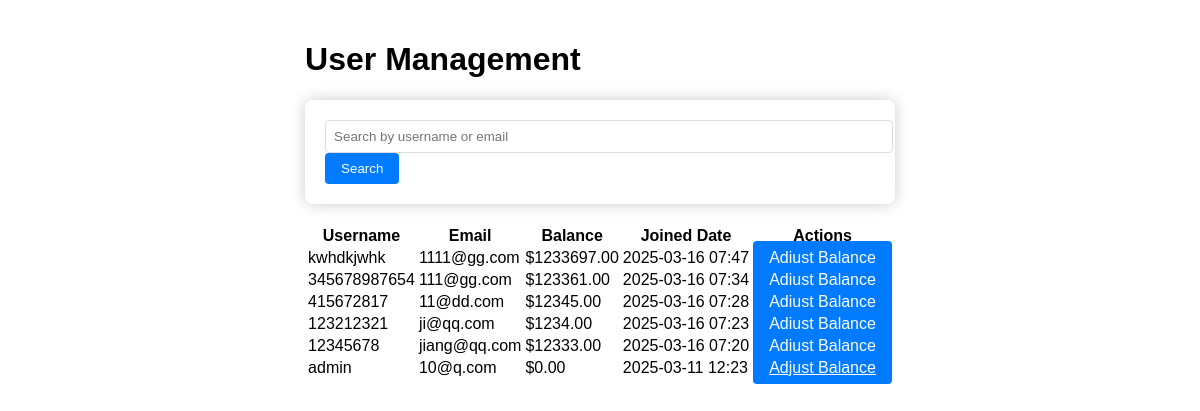
Page /accounts/admin/users/ (signed in) on the committed database.
### accounts/models.py (models this page shows, shortened)
class User(AbstractUser):
    balance = models.DecimalField(max_digits=10, decimal_places=2, default=0.00)
    inventory = models.ManyToManyField('market.Skin', blank=True, related_name='users')

class Profile(models.Model):
    user = models.OneToOneField(settings.AUTH_USER_MODEL, on_delete=models.CASCADE, related_name='account_profile')
    wallet_balance = models.DecimalField(max_digits=10, decimal_places=2, default=0.00)
    registration_date = models.DateTimeField(default=timezone.now)

### accounts/views.py (the view)
# urls.py: path('admin/users/', views.user_management, name='user_management'),
@user_passes_test(is_admin)
def user_management(request):
    search_query = request.GET.get('search', '')
    users = User.objects.select_related('account_profile').filter(
        Q(username__icontains=search_query) |
        Q(email__icontains=search_query)
    ).order_by('-date_joined')
    paginator = Paginator(users, 20)
    page = request.GET.get('page')
    users = paginator.get_page(page)
    return render(request, 'admin/user_management.html', {
        'users': users,
        'search_query': search_query
    })

### accounts/views.py (called while the page is built)
def is_admin(user):
    return user.is_authenticated and user.is_staff

### templates/admin/user_management.html (shortened to what this page needs)
{% extends 'base.html' %}
{% block content %}
<div class="container mt-4">
    <h1 class="mb-4">User Management</h1>
    <div class="card mb-4">
        <div class="card-body">
            <form method="get" class="form-inline">
                <div class="input-group w-100">
                    <input type="text" name="search" class="form-control" placeholder="Search by username or email" value="{{ search_query }}">
                    <div class="input-group-append">
                        <button type="submit" class="btn btn-primary">Search</button>
                    </div>
                </div>
            </form>
        </div>
    </div>
    <div class="table-responsive">
        <table class="table table-striped">
            <thead>
                <tr>
                    <th>Username</th>
                    <th>Email</th>
                    <th>Balance</th>
                    <th>Joined Date</th>
                    <th>Actions</th>
                </tr>
            </thead>
            <tbody>
                {% for user in users %}
                <tr>
                    <td>{{ user.username }}</td>
                    <td>{{ user.email }}</td>
                    <td>${{ user.account_profile.wallet_balance }}</td>
                    <td>{{ user.date_joined|date:"Y-m-d H:i" }}</td>
                    <td>
                        <a href="{% url 'adjust_balance' user.id %}" class="btn btn-sm btn-primary">Adjust Balance</a>
                    </td>
                </tr>
                {% endfor %}
            </tbody>
        </table>
    </div>
</div>
{% endblock %}

### cs2_skin_market/static/css/style.css (style rules this page uses)
html, body { height: 100%; margin: 0; padding: 0; display: flex; flex-direction: column; align-items: center; position: relative; font-family: Arial, sans-serif; }
.container { max-width: 1200px; margin: 0 auto; padding: 20px; }
.card { background-color: white; border-radius: 8px; padding: 20px; margin-bottom: 20px; box-shadow: 0px 0px 15px rgba(0, 0, 0, 0.2); }
.form-control { width: 100%; padding: 0.5rem; border: 1px solid #ddd; border-radius: 4px; }
.btn { padding: 0.5rem 1rem; border: none; border-radius: 4px; cursor: pointer; }
.btn-primary { background-color: #007bff; color: white; }

### rows in the picture
User: username "kwhdkjwhk", email "1111@gg.com", account_profile.wallet_balance "1233697.00", date_joined "2025-03-16 07:47"
User: username "345678987654", email "111@gg.com", account_profile.wallet_balance "123361.00", date_joined "2025-03-16 07:34"
User: username "415672817", email "11@dd.com", account_profile.wallet_balance "12345.00", date_joined "2025-03-16 07:28"
User: username "123212321", email "ji@qq.com", account_profile.wallet_balance "1234.00", date_joined "2025-03-16 07:23"
User: username "12345678", email "jiang@qq.com", account_profile.wallet_balance "12333.00", date_joined "2025-03-16 07:20"
User: username "admin", email "10@q.com", account_profile.wallet_balance "0.00", date_joined "2025-03-11 12:23"
